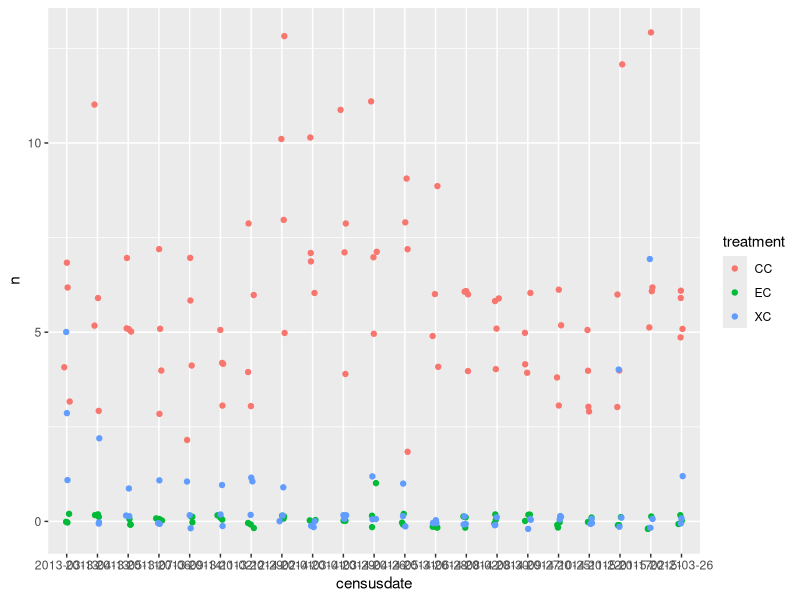

Recreate this plot in R. (Note: this script raises an error after producing the figure.)
# comparing values (number of dipos, number of non-dipo species, and total energy) between treatments, before treatment change in 2015

library(multcomp)
library(dplyr)
library('mgcv')
library(ggplot2)

# dipos -----
df1 = read.csv('Data/Dipo_counts.csv') %>% 
  filter(numericdate<16.543) %>%
  mutate(plot = factor(plot))
# plot data
ggplot(df1, aes(x=censusdate, y=n, colour=treatment)) + geom_jitter(width=.1, height=.2)

# model krat abundance
dipo.mod <- gam(n ~ treatment + numericdate + s(plot, bs = 're'), data = df1,
                family = poisson(), method ='REML')
summary(dipo.mod)

## Achim Zeileis answered a Q on Crossvalidated on this topic, so we can
## follow him and use a hand-crafted contrast matrix.
## https://stats.stackexchange.com/a/376257/1390

# test for pairwise differences using glht (general linear hypothesis)
contr <- matrix(0, nrow = 3, ncol = length(coef(dipo.mod)))
colnames(contr) <- names(coef(dipo.mod))
rownames(contr) <- c("EC - CC", "XC - CC", "XC - EC")
contr[, 2:3] <- rbind(c(1, 0), c(0, 1), c(-1, 1))
dipo.glht <- glht(dipo.mod, linfct = contr)
summary(dipo.glht)                        # summary

# small granivores ----
df2 = read.csv('Data/SmallGranivores.csv') %>% 
  filter(numericdate<16.543) %>%
  mutate(plot = factor(plot))
ggplot(df2, es(x=censusdate, y=n, colour=treatment)) + geom_jitter(width=.1, height=.2)

# model small granivore abundance
sm.mod <- gam(n ~ treatment + numericdate + s(plot, bs = 're'), data = df2,
              family = poisson(), method = 'REML')
summary(sm.mod)
plot(sm.mod, pages = 1)

# test for pairwise differences using glht (general linear hypothesis)
contr <- matrix(0, nrow = 3, ncol = length(coef(sm.mod)))
colnames(contr) <- names(coef(sm.mod))
rownames(contr) <- c("EC - CC", "XC - CC", "XC - EC")
contr[, 2:3] <- rbind(c(1, 0), c(0, 1), c(-1, 1))
sm.glht <- glht(sm.mod, linfct = contr)
summary(sm.glht)                        # summary

# energy ---- 
df3 = read.csv('Data/TotalCommunityEnergy.csv') %>% 
  filter(numericdate<16.543) %>%
  mutate(plot = factor(plot))
ggplot(df3, aes(x=censusdate, y=n, colour=treatment)) +geom_jitter(width=.1, height=.2)

# model total metabolic energy
en.mod <- gam(n ~ treatment + numericdate + s(plot, bs = 're'), data = df3,
              family = tw, method = "REML")
summary(en.mod)

# test for pairwise differences using glht (general linear hypothesis)
contr <- matrix(0, nrow = 3, ncol = length(coef(en.mod)))
colnames(contr) <- names(coef(en.mod))
rownames(contr) <- c("EC - CC", "XC - CC", "XC - EC")
contr[, 2:3] <- rbind(c(1, 0), c(0, 1), c(-1, 1))
en.glht <- glht(en.mod, linfct = contr)
summary(en.glht)                        # summary
